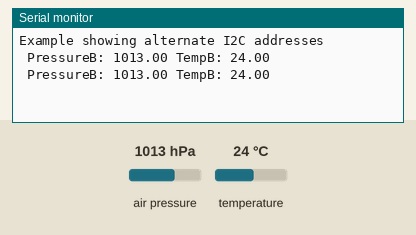
Bench run of a sketch on a simulated Arduino Uno, built with avr-gcc and run on an emulated ATmega328P. Parts: the last lines printed to the serial monitor. The test bench sets the inputs (shaded band); at power-on: air pressure 1013 hPa, temperature 24 °C.

Above: at 3.8 s.
3.9 s: air pressure set to 952 hPa
At 6.9 s:
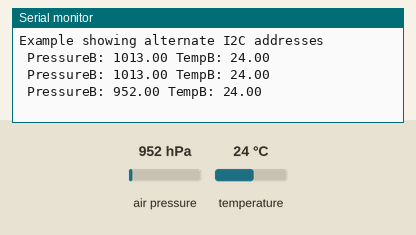
7.8 s: temperature set to 12 °C
At 10.5 s:
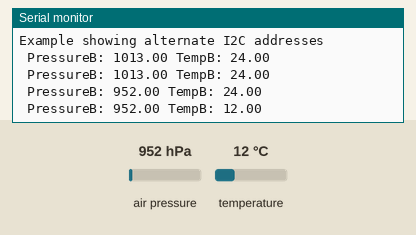
11.7 s: air pressure set to 975 hPa
At 12.9 s:
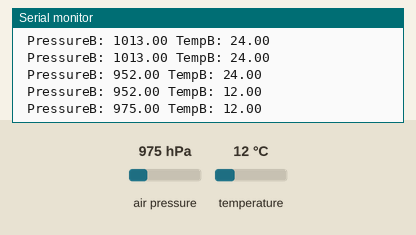
Timing chart, 0 to 14.7 s (numbered marks = the images above; inputs shaded):
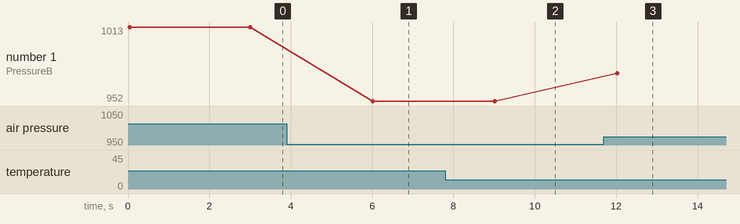

The sketch:

essai_bme280.ino
```cpp
#include <SPI.h>

/*
  Communicate with BME280s with different I2C addresses
  Nathan Seidle @ SparkFun Electronics
  March 23, 2015

  Feel like supporting our work? Buy a board from SparkFun!
  https://www.sparkfun.com/products/14348 - Qwiic Combo Board
  https://www.sparkfun.com/products/13676 - BME280 Breakout Board

  This example shows how to connect two sensors on the same I2C bus.

  The BME280 has two I2C addresses: 0x77 (jumper open) or 0x76 (jumper closed)

  Hardware connections:
  BME280 -> Arduino
  GND -> GND
  3.3 -> 3.3
  SDA -> A4
  SCL -> A5
*/

#include <Wire.h>

#include "SparkFunBME280.h"
//BME280 mySensorA; //Uses default I2C address 0x77
BME280 mySensorB; //Uses I2C address 0x76 (jumper closed)

void setup()
{
  Serial.begin(9600);
  Serial.println("Example showing alternate I2C addresses");

  Wire.begin();

//  mySensorA.setI2CAddress(0x77); //The default for the SparkFun Environmental Combo board is 0x77 (jumper open).
  //If you close the jumper it is 0x76
  //The I2C address must be set before .begin() otherwise the cal values will fail to load.

//  if(mySensorA.beginI2C() == false) Serial.println("Sensor A connect failed");

  mySensorB.setI2CAddress(0x76); //Connect to a second sensor
  if(mySensorB.beginI2C() == false) Serial.println("Sensor B connect failed");
}

void loop()
{
//  Serial.print("HumidityA: ");
//  Serial.print(mySensorA.readFloatHumidity(), 0);

//  Serial.print(" PressureA: ");
//  Serial.print(mySensorA.readFloatPressure(), 0);

//  Serial.print(" TempA: ");
  //Serial.print(mySensorA.readTempC(), 2);
//  Serial.print(mySensorA.readTempF(), 2);

//  Serial.print(" HumidityB: ");
//  Serial.print(mySensorB.readFloatHumidity(), 0);

  Serial.print(" PressureB: ");
  Serial.print(mySensorB.readFloatPressure()/100, 2);

  Serial.print(" TempB: ");
  Serial.print(mySensorB.readTempC(), 2);
//  Serial.print(mySensorB.readTempF(), 2);

  Serial.println();

  delay(3000);
}
```

Measured:
- after the input at 3.9 s, the serial monitor: prints a new line after 2.1 s (image 1)
- after the input at 7.8 s, the serial monitor: prints a new line after 1.2 s (image 2)
- after the input at 11.7 s, the serial monitor: prints a new line after 0.32 s (image 3)
- plotted number 1: 1013 → 952 after the input at 3.9 s, 952 → 975 after the input at 11.7 s
